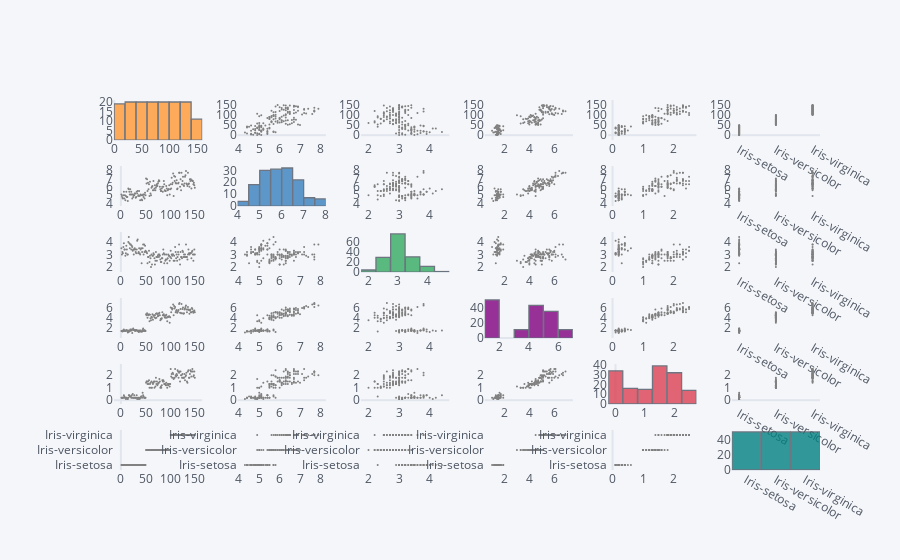

Notebook cell for this chart:
### Code cell
dfIrisDataset.scatter_matrix()

### Figure 1 — Plotly figure (JSON) as saved in the notebook; plotly's stock layout.template omitted (floating-point values rounded to 4 significant figures; data arrays with more than 128 entries replaced by an {"elided": "..."} marker saying what was removed)
{"data": [{"histfunc": "count", "histnorm": "", "marker": {"color": "rgba(255, 153, 51, 1.0)", "line": {"color": "#4D5663", "width": 1.3}}, "name": "Id", "nbinsx": 10, "opacity": 0.8, "orientation": "v", "type": "histogram", "x": {"elided": "150 int values"}, "xaxis": "x", "yaxis": "y"}, {"line": {"color": "rgba(128, 128, 128, 1.0)", "dash": "solid", "shape": "linear", "width": 1.3}, "marker": {"size": 2, "symbol": "circle"}, "mode": "markers", "name": "Id", "text": "", "type": "scatter", "x": {"elided": "150 float values"}, "xaxis": "x2", "y": {"elided": "150 int values"}, "yaxis": "y2"}, {"line": {"color": "rgba(128, 128, 128, 1.0)", "dash": "solid", "shape": "linear", "width": 1.3}, "marker": {"size": 2, "symbol": "circle"}, "mode": "markers", "name": "Id", "text": "", "type": "scatter", "x": {"elided": "150 float values"}, "xaxis": "x3", "y": {"elided": "150 int values"}, "yaxis": "y3"}, {"line": {"color": "rgba(128, 128, 128, 1.0)", "dash": "solid", "shape": "linear", "width": 1.3}, "marker": {"size": 2, "symbol": "circle"}, "mode": "markers", "name": "Id", "text": "", "type": "scatter", "x": {"elided": "150 float values"}, "xaxis": "x4", "y": {"elided": "150 int values"}, "yaxis": "y4"}, {"line": {"color": "rgba(128, 128, 128, 1.0)", "dash": "solid", "shape": "linear", "width": 1.3}, "marker": {"size": 2, "symbol": "circle"}, "mode": "markers", "name": "Id", "text": "", "type": "scatter", "x": {"elided": "150 float values"}, "xaxis": "x5", "y": {"elided": "150 int values"}, "yaxis": "y5"}, {"line": {"color": "rgba(128, 128, 128, 1.0)", "dash": "solid", "shape": "linear", "width": 1.3}, "marker": {"size": 2, "symbol": "circle"}, "mode": "markers", "name": "Id", "text": "", "type": "scatter", "x": {"elided": "150 str values"}, "xaxis": "x6", "y": {"elided": "150 int values"}, "yaxis": "y6"}, {"line": {"color": "rgba(128, 128, 128, 1.0)", "dash": "solid", "shape": "linear", "width": 1.3}, "marker": {"size": 2, "symbol": "circle"}, "mode": "markers", "name": "SepalLengthCm", "text": "", "type": "scatter", "x": {"elided": "150 int values"}, "xaxis": "x7", "y": {"elided": "150 float values"}, "yaxis": "y7"}, {"histfunc": "count", "histnorm": "", "marker": {"color": "rgba(55, 128, 191, 1.0)", "line": {"color": "#4D5663", "width": 1.3}}, "name": "SepalLengthCm", "nbinsx": 10, "opacity": 0.8, "orientation": "v", "type": "histogram", "x": {"elided": "150 float values"}, "xaxis": "x8", "yaxis": "y8"}, {"line": {"color": "rgba(128, 128, 128, 1.0)", "dash": "solid", "shape": "linear", "width": 1.3}, "marker": {"size": 2, "symbol": "circle"}, "mode": "markers", "name": "SepalLengthCm", "text": "", "type": "scatter", "x": {"elided": "150 float values"}, "xaxis": "x9", "y": {"elided": "150 float values"}, "yaxis": "y9"}, {"line": {"color": "rgba(128, 128, 128, 1.0)", "dash": "solid", "shape": "linear", "width": 1.3}, "marker": {"size": 2, "symbol": "circle"}, "mode": "markers", "name": "SepalLengthCm", "text": "", "type": "scatter", "x": {"elided": "150 float values"}, "xaxis": "x10", "y": {"elided": "150 float values"}, "yaxis": "y10"}, {"line": {"color": "rgba(128, 128, 128, 1.0)", "dash": "solid", "shape": "linear", "width": 1.3}, "marker": {"size": 2, "symbol": "circle"}, "mode": "markers", "name": "SepalLengthCm", "text": "", "type": "scatter", "x": {"elided": "150 float values"}, "xaxis": "x11", "y": {"elided": "150 float values"}, "yaxis": "y11"}, {"line": {"color": "rgba(128, 128, 128, 1.0)", "dash": "solid", "shape": "linear", "width": 1.3}, "marker": {"size": 2, "symbol": "circle"}, "mode": "markers", "name": "SepalLengthCm", "text": "", "type": "scatter", "x": {"elided": "150 str values"}, "xaxis": "x12", "y": {"elided": "150 float values"}, "yaxis": "y12"}, {"line": {"color": "rgba(128, 128, 128, 1.0)", "dash": "solid", "shape": "linear", "width": 1.3}, "marker": {"size": 2, "symbol": "circle"}, "mode": "markers", "name": "SepalWidthCm", "text": "", "type": "scatter", "x": {"elided": "150 int values"}, "xaxis": "x13", "y": {"elided": "150 float values"}, "yaxis": "y13"}, {"line": {"color": "rgba(128, 128, 128, 1.0)", "dash": "solid", "shape": "linear", "width": 1.3}, "marker": {"size": 2, "symbol": "circle"}, "mode": "markers", "name": "SepalWidthCm", "text": "", "type": "scatter", "x": {"elided": "150 float values"}, "xaxis": "x14", "y": {"elided": "150 float values"}, "yaxis": "y14"}, {"histfunc": "count", "histnorm": "", "marker": {"color": "rgba(50, 171, 96, 1.0)", "line": {"color": "#4D5663", "width": 1.3}}, "name": "SepalWidthCm", "nbinsx": 10, "opacity": 0.8, "orientation": "v", "type": "histogram", "x": {"elided": "150 float values"}, "xaxis": "x15", "yaxis": "y15"}, {"line": {"color": "rgba(128, 128, 128, 1.0)", "dash": "solid", "shape": "linear", "width": 1.3}, "marker": {"size": 2, "symbol": "circle"}, "mode": "markers", "name": "SepalWidthCm", "text": "", "type": "scatter", "x": {"elided": "150 float values"}, "xaxis": "x16", "y": {"elided": "150 float values"}, "yaxis": "y16"}, {"line": {"color": "rgba(128, 128, 128, 1.0)", "dash": "solid", "shape": "linear", "width": 1.3}, "marker": {"size": 2, "symbol": "circle"}, "mode": "markers", "name": "SepalWidthCm", "text": "", "type": "scatter", "x": {"elided": "150 float values"}, "xaxis": "x17", "y": {"elided": "150 float values"}, "yaxis": "y17"}, {"line": {"color": "rgba(128, 128, 128, 1.0)", "dash": "solid", "shape": "linear", "width": 1.3}, "marker": {"size": 2, "symbol": "circle"}, "mode": "markers", "name": "SepalWidthCm", "text": "", "type": "scatter", "x": {"elided": "150 str values"}, "xaxis": "x18", "y": {"elided": "150 float values"}, "yaxis": "y18"}, {"line": {"color": "rgba(128, 128, 128, 1.0)", "dash": "solid", "shape": "linear", "width": 1.3}, "marker": {"size": 2, "symbol": "circle"}, "mode": "markers", "name": "PetalLengthCm", "text": "", "type": "scatter", "x": {"elided": "150 int values"}, "xaxis": "x19", "y": {"elided": "150 float values"}, "yaxis": "y19"}, {"line": {"color": "rgba(128, 128, 128, 1.0)", "dash": "solid", "shape": "linear", "width": 1.3}, "marker": {"size": 2, "symbol": "circle"}, "mode": "markers", "name": "PetalLengthCm", "text": "", "type": "scatter", "x": {"elided": "150 float values"}, "xaxis": "x20", "y": {"elided": "150 float values"}, "yaxis": "y20"}, {"line": {"color": "rgba(128, 128, 128, 1.0)", "dash": "solid", "shape": "linear", "width": 1.3}, "marker": {"size": 2, "symbol": "circle"}, "mode": "markers", "name": "PetalLengthCm", "text": "", "type": "scatter", "x": {"elided": "150 float values"}, "xaxis": "x21", "y": {"elided": "150 float values"}, "yaxis": "y21"}, {"histfunc": "count", "histnorm": "", "marker": {"color": "rgba(128, 0, 128, 1.0)", "line": {"color": "#4D5663", "width": 1.3}}, "name": "PetalLengthCm", "nbinsx": 10, "opacity": 0.8, "orientation": "v", "type": "histogram", "x": {"elided": "150 float values"}, "xaxis": "x22", "yaxis": "y22"}, {"line": {"color": "rgba(128, 128, 128, 1.0)", "dash": "solid", "shape": "linear", "width": 1.3}, "marker": {"size": 2, "symbol": "circle"}, "mode": "markers", "name": "PetalLengthCm", "text": "", "type": "scatter", "x": {"elided": "150 float values"}, "xaxis": "x23", "y": {"elided": "150 float values"}, "yaxis": "y23"}, {"line": {"color": "rgba(128, 128, 128, 1.0)", "dash": "solid", "shape": "linear", "width": 1.3}, "marker": {"size": 2, "symbol": "circle"}, "mode": "markers", "name": "PetalLengthCm", "text": "", "type": "scatter", "x": {"elided": "150 str values"}, "xaxis": "x24", "y": {"elided": "150 float values"}, "yaxis": "y24"}, {"line": {"color": "rgba(128, 128, 128, 1.0)", "dash": "solid", "shape": "linear", "width": 1.3}, "marker": {"size": 2, "symbol": "circle"}, "mode": "markers", "name": "PetalWidthCm", "text": "", "type": "scatter", "x": {"elided": "150 int values"}, "xaxis": "x25", "y": {"elided": "150 float values"}, "yaxis": "y25"}, {"line": {"color": "rgba(128, 128, 128, 1.0)", "dash": "solid", "shape": "linear", "width": 1.3}, "marker": {"size": 2, "symbol": "circle"}, "mode": "markers", "name": "PetalWidthCm", "text": "", "type": "scatter", "x": {"elided": "150 float values"}, "xaxis": "x26", "y": {"elided": "150 float values"}, "yaxis": "y26"}, {"line": {"color": "rgba(128, 128, 128, 1.0)", "dash": "solid", "shape": "linear", "width": 1.3}, "marker": {"size": 2, "symbol": "circle"}, "mode": "markers", "name": "PetalWidthCm", "text": "", "type": "scatter", "x": {"elided": "150 float values"}, "xaxis": "x27", "y": {"elided": "150 float values"}, "yaxis": "y27"}, {"line": {"color": "rgba(128, 128, 128, 1.0)", "dash": "solid", "shape": "linear", "width": 1.3}, "marker": {"size": 2, "symbol": "circle"}, "mode": "markers", "name": "PetalWidthCm", "text": "", "type": "scatter", "x": {"elided": "150 float values"}, "xaxis": "x28", "y": {"elided": "150 float values"}, "yaxis": "y28"}, {"histfunc": "count", "histnorm": "", "marker": {"color": "rgba(219, 64, 82, 1.0)", "line": {"color": "#4D5663", "width": 1.3}}, "name": "PetalWidthCm", "nbinsx": 10, "opacity": 0.8, "orientation": "v", "type": "histogram", "x": {"elided": "150 float values"}, "xaxis": "x29", "yaxis": "y29"}, {"line": {"color": "rgba(128, 128, 128, 1.0)", "dash": "solid", "shape": "linear", "width": 1.3}, "marker": {"size": 2, "symbol": "circle"}, "mode": "markers", "name": "PetalWidthCm", "text": "", "type": "scatter", "x": {"elided": "150 str values"}, "xaxis": "x30", "y": {"elided": "150 float values"}, "yaxis": "y30"}, {"line": {"color": "rgba(128, 128, 128, 1.0)", "dash": "solid", "shape": "linear", "width": 1.3}, "marker": {"size": 2, "symbol": "circle"}, "mode": "markers", "name": "Species", "text": "", "type": "scatter", "x": {"elided": "150 int values"}, "xaxis": "x31", "y": {"elided": "150 str values"}, "yaxis": "y31"}, {"line": {"color": "rgba(128, 128, 128, 1.0)", "dash": "solid", "shape": "linear", "width": 1.3}, "marker": {"size": 2, "symbol": "circle"}, "mode": "markers", "name": "Species", "text": "", "type": "scatter", "x": {"elided": "150 float values"}, "xaxis": "x32", "y": {"elided": "150 str values"}, "yaxis": "y32"}, {"line": {"color": "rgba(128, 128, 128, 1.0)", "dash": "solid", "shape": "linear", "width": 1.3}, "marker": {"size": 2, "symbol": "circle"}, "mode": "markers", "name": "Species", "text": "", "type": "scatter", "x": {"elided": "150 float values"}, "xaxis": "x33", "y": {"elided": "150 str values"}, "yaxis": "y33"}, {"line": {"color": "rgba(128, 128, 128, 1.0)", "dash": "solid", "shape": "linear", "width": 1.3}, "marker": {"size": 2, "symbol": "circle"}, "mode": "markers", "name": "Species", "text": "", "type": "scatter", "x": {"elided": "150 float values"}, "xaxis": "x34", "y": {"elided": "150 str values"}, "yaxis": "y34"}, {"line": {"color": "rgba(128, 128, 128, 1.0)", "dash": "solid", "shape": "linear", "width": 1.3}, "marker": {"size": 2, "symbol": "circle"}, "mode": "markers", "name": "Species", "text": "", "type": "scatter", "x": {"elided": "150 float values"}, "xaxis": "x35", "y": {"elided": "150 str values"}, "yaxis": "y35"}, {"histfunc": "count", "histnorm": "", "marker": {"color": "rgba(0, 128, 128, 1.0)", "line": {"color": "#4D5663", "width": 1.3}}, "name": "Species", "nbinsx": 10, "opacity": 0.8, "orientation": "v", "type": "histogram", "x": {"elided": "150 str values"}, "xaxis": "x36", "yaxis": "y36"}], "layout": {"bargap": 0.02, "legend": {"bgcolor": "#F5F6F9", "font": {"color": "#4D5663"}}, "paper_bgcolor": "#F5F6F9", "plot_bgcolor": "#F5F6F9", "showlegend": false, "title": {"font": {"color": "#4D5663"}}, "xaxis": {"anchor": "y", "domain": [0, 0.125], "gridcolor": "#E1E5ED", "showgrid": false, "tickfont": {"color": "#4D5663"}, "title": {"font": {"color": "#4D5663"}, "text": ""}, "zerolinecolor": "#E1E5ED"}, "xaxis10": {"anchor": "y10", "domain": [0.525, 0.65], "gridcolor": "#E1E5ED", "showgrid": false, "tickfont": {"color": "#4D5663"}, "title": {"font": {"color": "#4D5663"}, "text": ""}, "zerolinecolor": "#E1E5ED"}, "xaxis11": {"anchor": "y11", "domain": [0.7, 0.825], "gridcolor": "#E1E5ED", "showgrid": false, "tickfont": {"color": "#4D5663"}, "title": {"font": {"color": "#4D5663"}, "text": ""}, "zerolinecolor": "#E1E5ED"}, "xaxis12": {"anchor": "y12", "domain": [0.875, 1], "gridcolor": "#E1E5ED", "showgrid": false, "tickfont": {"color": "#4D5663"}, "title": {"font": {"color": "#4D5663"}, "text": ""}, "zerolinecolor": "#E1E5ED"}, "xaxis13": {"anchor": "y13", "domain": [0, 0.125], "gridcolor": "#E1E5ED", "showgrid": false, "tickfont": {"color": "#4D5663"}, "title": {"font": {"color": "#4D5663"}, "text": ""}, "zerolinecolor": "#E1E5ED"}, "xaxis14": {"anchor": "y14", "domain": [0.175, 0.3], "gridcolor": "#E1E5ED", "showgrid": false, "tickfont": {"color": "#4D5663"}, "title": {"font": {"color": "#4D5663"}, "text": ""}, "zerolinecolor": "#E1E5ED"}, "xaxis15": {"anchor": "y15", "domain": [0.35, 0.475], "gridcolor": "#E1E5ED", "showgrid": false, "tickfont": {"color": "#4D5663"}, "title": {"font": {"color": "#4D5663"}, "text": ""}, "zerolinecolor": "#E1E5ED"}, "xaxis16": {"anchor": "y16", "domain": [0.525, 0.65], "gridcolor": "#E1E5ED", "showgrid": false, "tickfont": {"color": "#4D5663"}, "title": {"font": {"color": "#4D5663"}, "text": ""}, "zerolinecolor": "#E1E5ED"}, "xaxis17": {"anchor": "y17", "domain": [0.7, 0.825], "gridcolor": "#E1E5ED", "showgrid": false, "tickfont": {"color": "#4D5663"}, "title": {"font": {"color": "#4D5663"}, "text": ""}, "zerolinecolor": "#E1E5ED"}, "xaxis18": {"anchor": "y18", "domain": [0.875, 1], "gridcolor": "#E1E5ED", "showgrid": false, "tickfont": {"color": "#4D5663"}, "title": {"font": {"color": "#4D5663"}, "text": ""}, "zerolinecolor": "#E1E5ED"}, "xaxis19": {"anchor": "y19", "domain": [0, 0.125], "gridcolor": "#E1E5ED", "showgrid": false, "tickfont": {"color": "#4D5663"}, "title": {"font": {"color": "#4D5663"}, "text": ""}, "zerolinecolor": "#E1E5ED"}, "xaxis2": {"anchor": "y2", "domain": [0.175, 0.3], "gridcolor": "#E1E5ED", "showgrid": false, "tickfont": {"color": "#4D5663"}, "title": {"font": {"color": "#4D5663"}, "text": ""}, "zerolinecolor": "#E1E5ED"}, "xaxis20": {"anchor": "y20", "domain": [0.175, 0.3], "gridcolor": "#E1E5ED", "showgrid": false, "tickfont": {"color": "#4D5663"}, "title": {"font": {"color": "#4D5663"}, "text": ""}, "zerolinecolor": "#E1E5ED"}, "xaxis21": {"anchor": "y21", "domain": [0.35, 0.475], "gridcolor": "#E1E5ED", "showgrid": false, "tickfont": {"color": "#4D5663"}, "title": {"font": {"color": "#4D5663"}, "text": ""}, "zerolinecolor": "#E1E5ED"}, "xaxis22": {"anchor": "y22", "domain": [0.525, 0.65], "gridcolor": "#E1E5ED", "showgrid": false, "tickfont": {"color": "#4D5663"}, "title": {"font": {"color": "#4D5663"}, "text": ""}, "zerolinecolor": "#E1E5ED"}, "xaxis23": {"anchor": "y23", "domain": [0.7, 0.825], "gridcolor": "#E1E5ED", "showgrid": false, "tickfont": {"color": "#4D5663"}, "title": {"font": {"color": "#4D5663"}, "text": ""}, "zerolinecolor": "#E1E5ED"}, "xaxis24": {"anchor": "y24", "domain": [0.875, 1], "gridcolor": "#E1E5ED", "showgrid": false, "tickfont": {"color": "#4D5663"}, "title": {"font": {"color": "#4D5663"}, "text": ""}, "zerolinecolor": "#E1E5ED"}, "xaxis25": {"anchor": "y25", "domain": [0, 0.125], "gridcolor": "#E1E5ED", "showgrid": false, "tickfont": {"color": "#4D5663"}, "title": {"font": {"color": "#4D5663"}, "text": ""}, "zerolinecolor": "#E1E5ED"}, "xaxis26": {"anchor": "y26", "domain": [0.175, 0.3], "gridcolor": "#E1E5ED", "showgrid": false, "tickfont": {"color": "#4D5663"}, "title": {"font": {"color": "#4D5663"}, "text": ""}, "zerolinecolor": "#E1E5ED"}, "xaxis27": {"anchor": "y27", "domain": [0.35, 0.475], "gridcolor": "#E1E5ED", "showgrid": false, "tickfont": {"color": "#4D5663"}, "title": {"font": {"color": "#4D5663"}, "text": ""}, "zerolinecolor": "#E1E5ED"}, "xaxis28": {"anchor": "y28", "domain": [0.525, 0.65], "gridcolor": "#E1E5ED", "showgrid": false, "tickfont": {"color": "#4D5663"}, "title": {"font": {"color": "#4D5663"}, "text": ""}, "zerolinecolor": "#E1E5ED"}, "xaxis29": {"anchor": "y29", "domain": [0.7, 0.825], "gridcolor": "#E1E5ED", "showgrid": false, "tickfont": {"color": "#4D5663"}, "title": {"font": {"color": "#4D5663"}, "text": ""}, "zerolinecolor": "#E1E5ED"}, "xaxis3": {"anchor": "y3", "domain": [0.35, 0.475], "gridcolor": "#E1E5ED", "showgrid": false, "tickfont": {"color": "#4D5663"}, "title": {"font": {"color": "#4D5663"}, "text": ""}, "zerolinecolor": "#E1E5ED"}, "xaxis30": {"anchor": "y30", "domain": [0.875, 1], "gridcolor": "#E1E5ED", "showgrid": false, "tickfont": {"color": "#4D5663"}, "title": {"font": {"color": "#4D5663"}, "text": ""}, "zerolinecolor": "#E1E5ED"}, "xaxis31": {"anchor": "y31", "domain": [0, 0.125], "gridcolor": "#E1E5ED", "showgrid": false, "tickfont": {"color": "#4D5663"}, "title": {"font": {"color": "#4D5663"}, "text": ""}, "zerolinecolor": "#E1E5ED"}, "xaxis32": {"anchor": "y32", "domain": [0.175, 0.3], "gridcolor": "#E1E5ED", "showgrid": false, "tickfont": {"color": "#4D5663"}, "title": {"font": {"color": "#4D5663"}, "text": ""}, "zerolinecolor": "#E1E5ED"}, "xaxis33": {"anchor": "y33", "domain": [0.35, 0.475], "gridcolor": "#E1E5ED", "showgrid": false, "tickfont": {"color": "#4D5663"}, "title": {"font": {"color": "#4D5663"}, "text": ""}, "zerolinecolor": "#E1E5ED"}, "xaxis34": {"anchor": "y34", "domain": [0.525, 0.65], "gridcolor": "#E1E5ED", "showgrid": false, "tickfont": {"color": "#4D5663"}, "title": {"font": {"color": "#4D5663"}, "text": ""}, "zerolinecolor": "#E1E5ED"}, "xaxis35": {"anchor": "y35", "domain": [0.7, 0.825], "gridcolor": "#E1E5ED", "showgrid": false, "tickfont": {"color": "#4D5663"}, "title": {"font": {"color": "#4D5663"}, "text": ""}, "zerolinecolor": "#E1E5ED"}, "xaxis36": {"anchor": "y36", "domain": [0.875, 1], "gridcolor": "#E1E5ED", "showgrid": false, "tickfont": {"color": "#4D5663"}, "title": {"font": {"color": "#4D5663"}, "text": ""}, "zerolinecolor": "#E1E5ED"}, "xaxis4": {"anchor": "y4", "domain": [0.525, 0.65], "gridcolor": "#E1E5ED", "showgrid": false, "tickfont": {"color": "#4D5663"}, "title": {"font": {"color": "#4D5663"}, "text": ""}, "zerolinecolor": "#E1E5ED"}, "xaxis5": {"anchor": "y5", "domain": [0.7, 0.825], "gridcolor": "#E1E5ED", "showgrid": false, "tickfont": {"color": "#4D5663"}, "title": {"font": {"color": "#4D5663"}, "text": ""}, "zerolinecolor": "#E1E5ED"}, "xaxis6": {"anchor": "y6", "domain": [0.875, 1], "gridcolor": "#E1E5ED", "showgrid": false, "tickfont": {"color": "#4D5663"}, "title": {"font": {"color": "#4D5663"}, "text": ""}, "zerolinecolor": "#E1E5ED"}, "xaxis7": {"anchor": "y7", "domain": [0, 0.125], "gridcolor": "#E1E5ED", "showgrid": false, "tickfont": {"color": "#4D5663"}, "title": {"font": {"color": "#4D5663"}, "text": ""}, "zerolinecolor": "#E1E5ED"}, "xaxis8": {"anchor": "y8", "domain": [0.175, 0.3], "gridcolor": "#E1E5ED", "showgrid": false, "tickfont": {"color": "#4D5663"}, "title": {"font": {"color": "#4D5663"}, "text": ""}, "zerolinecolor": "#E1E5ED"}, "xaxis9": {"anchor": "y9", "domain": [0.35, 0.475], "gridcolor": "#E1E5ED", "showgrid": false, "tickfont": {"color": "#4D5663"}, "title": {"font": {"color": "#4D5663"}, "text": ""}, "zerolinecolor": "#E1E5ED"}, "yaxis": {"anchor": "x", "domain": [0.8917, 1.0], "gridcolor": "#E1E5ED", "showgrid": false, "tickfont": {"color": "#4D5663"}, "title": {"font": {"color": "#4D5663"}, "text": ""}, "zerolinecolor": "#E1E5ED"}, "yaxis10": {"anchor": "x10", "domain": [0.7133, 0.8217], "gridcolor": "#E1E5ED", "showgrid": false, "tickfont": {"color": "#4D5663"}, "title": {"font": {"color": "#4D5663"}, "text": ""}, "zerolinecolor": "#E1E5ED"}, "yaxis11": {"anchor": "x11", "domain": [0.7133, 0.8217], "gridcolor": "#E1E5ED", "showgrid": false, "tickfont": {"color": "#4D5663"}, "title": {"font": {"color": "#4D5663"}, "text": ""}, "zerolinecolor": "#E1E5ED"}, "yaxis12": {"anchor": "x12", "domain": [0.7133, 0.8217], "gridcolor": "#E1E5ED", "showgrid": false, "tickfont": {"color": "#4D5663"}, "title": {"font": {"color": "#4D5663"}, "text": ""}, "zerolinecolor": "#E1E5ED"}, "yaxis13": {"anchor": "x13", "domain": [0.535, 0.6433], "gridcolor": "#E1E5ED", "showgrid": false, "tickfont": {"color": "#4D5663"}, "title": {"font": {"color": "#4D5663"}, "text": ""}, "zerolinecolor": "#E1E5ED"}, "yaxis14": {"anchor": "x14", "domain": [0.535, 0.6433], "gridcolor": "#E1E5ED", "showgrid": false, "tickfont": {"color": "#4D5663"}, "title": {"font": {"color": "#4D5663"}, "text": ""}, "zerolinecolor": "#E1E5ED"}, "yaxis15": {"anchor": "x15", "domain": [0.535, 0.6433], "gridcolor": "#E1E5ED", "showgrid": false, "tickfont": {"color": "#4D5663"}, "title": {"font": {"color": "#4D5663"}, "text": ""}, "zerolinecolor": "#E1E5ED"}, "yaxis16": {"anchor": "x16", "domain": [0.535, 0.6433], "gridcolor": "#E1E5ED", "showgrid": false, "tickfont": {"color": "#4D5663"}, "title": {"font": {"color": "#4D5663"}, "text": ""}, "zerolinecolor": "#E1E5ED"}, "yaxis17": {"anchor": "x17", "domain": [0.535, 0.6433], "gridcolor": "#E1E5ED", "showgrid": false, "tickfont": {"color": "#4D5663"}, "title": {"font": {"color": "#4D5663"}, "text": ""}, "zerolinecolor": "#E1E5ED"}, "yaxis18": {"anchor": "x18", "domain": [0.535, 0.6433], "gridcolor": "#E1E5ED", "showgrid": false, "tickfont": {"color": "#4D5663"}, "title": {"font": {"color": "#4D5663"}, "text": ""}, "zerolinecolor": "#E1E5ED"}, "yaxis19": {"anchor": "x19", "domain": [0.3567, 0.465], "gridcolor": "#E1E5ED", "showgrid": false, "tickfont": {"color": "#4D5663"}, "title": {"font": {"color": "#4D5663"}, "text": ""}, "zerolinecolor": "#E1E5ED"}, "yaxis2": {"anchor": "x2", "domain": [0.8917, 1.0], "gridcolor": "#E1E5ED", "showgrid": false, "tickfont": {"color": "#4D5663"}, "title": {"font": {"color": "#4D5663"}, "text": ""}, "zerolinecolor": "#E1E5ED"}, "yaxis20": {"anchor": "x20", "domain": [0.3567, 0.465], "gridcolor": "#E1E5ED", "showgrid": false, "tickfont": {"color": "#4D5663"}, "title": {"font": {"color": "#4D5663"}, "text": ""}, "zerolinecolor": "#E1E5ED"}, "yaxis21": {"anchor": "x21", "domain": [0.3567, 0.465], "gridcolor": "#E1E5ED", "showgrid": false, "tickfont": {"color": "#4D5663"}, "title": {"font": {"color": "#4D5663"}, "text": ""}, "zerolinecolor": "#E1E5ED"}, "yaxis22": {"anchor": "x22", "domain": [0.3567, 0.465], "gridcolor": "#E1E5ED", "showgrid": false, "tickfont": {"color": "#4D5663"}, "title": {"font": {"color": "#4D5663"}, "text": ""}, "zerolinecolor": "#E1E5ED"}, "yaxis23": {"anchor": "x23", "domain": [0.3567, 0.465], "gridcolor": "#E1E5ED", "showgrid": false, "tickfont": {"color": "#4D5663"}, "title": {"font": {"color": "#4D5663"}, "text": ""}, "zerolinecolor": "#E1E5ED"}, "yaxis24": {"anchor": "x24", "domain": [0.3567, 0.465], "gridcolor": "#E1E5ED", "showgrid": false, "tickfont": {"color": "#4D5663"}, "title": {"font": {"color": "#4D5663"}, "text": ""}, "zerolinecolor": "#E1E5ED"}, "yaxis25": {"anchor": "x25", "domain": [0.1783, 0.2867], "gridcolor": "#E1E5ED", "showgrid": false, "tickfont": {"color": "#4D5663"}, "title": {"font": {"color": "#4D5663"}, "text": ""}, "zerolinecolor": "#E1E5ED"}, "yaxis26": {"anchor": "x26", "domain": [0.1783, 0.2867], "gridcolor": "#E1E5ED", "showgrid": false, "tickfont": {"color": "#4D5663"}, "title": {"font": {"color": "#4D5663"}, "text": ""}, "zerolinecolor": "#E1E5ED"}, "yaxis27": {"anchor": "x27", "domain": [0.1783, 0.2867], "gridcolor": "#E1E5ED", "showgrid": false, "tickfont": {"color": "#4D5663"}, "title": {"font": {"color": "#4D5663"}, "text": ""}, "zerolinecolor": "#E1E5ED"}, "yaxis28": {"anchor": "x28", "domain": [0.1783, 0.2867], "gridcolor": "#E1E5ED", "showgrid": false, "tickfont": {"color": "#4D5663"}, "title": {"font": {"color": "#4D5663"}, "text": ""}, "zerolinecolor": "#E1E5ED"}, "yaxis29": {"anchor": "x29", "domain": [0.1783, 0.2867], "gridcolor": "#E1E5ED", "showgrid": false, "tickfont": {"color": "#4D5663"}, "title": {"font": {"color": "#4D5663"}, "text": ""}, "zerolinecolor": "#E1E5ED"}, "yaxis3": {"anchor": "x3", "domain": [0.8917, 1.0], "gridcolor": "#E1E5ED", "showgrid": false, "tickfont": {"color": "#4D5663"}, "title": {"font": {"color": "#4D5663"}, "text": ""}, "zerolinecolor": "#E1E5ED"}, "yaxis30": {"anchor": "x30", "domain": [0.1783, 0.2867], "gridcolor": "#E1E5ED", "showgrid": false, "tickfont": {"color": "#4D5663"}, "title": {"font": {"color": "#4D5663"}, "text": ""}, "zerolinecolor": "#E1E5ED"}, "yaxis31": {"anchor": "x31", "domain": [0, 0.1083], "gridcolor": "#E1E5ED", "showgrid": false, "tickfont": {"color": "#4D5663"}, "title": {"font": {"color": "#4D5663"}, "text": ""}, "zerolinecolor": "#E1E5ED"}, "yaxis32": {"anchor": "x32", "domain": [0, 0.1083], "gridcolor": "#E1E5ED", "showgrid": false, "tickfont": {"color": "#4D5663"}, "title": {"font": {"color": "#4D5663"}, "text": ""}, "zerolinecolor": "#E1E5ED"}, "yaxis33": {"anchor": "x33", "domain": [0, 0.1083], "gridcolor": "#E1E5ED", "showgrid": false, "tickfont": {"color": "#4D5663"}, "title": {"font": {"color": "#4D5663"}, "text": ""}, "zerolinecolor": "#E1E5ED"}, "yaxis34": {"anchor": "x34", "domain": [0, 0.1083], "gridcolor": "#E1E5ED", "showgrid": false, "tickfont": {"color": "#4D5663"}, "title": {"font": {"color": "#4D5663"}, "text": ""}, "zerolinecolor": "#E1E5ED"}, "yaxis35": {"anchor": "x35", "domain": [0, 0.1083], "gridcolor": "#E1E5ED", "showgrid": false, "tickfont": {"color": "#4D5663"}, "title": {"font": {"color": "#4D5663"}, "text": ""}, "zerolinecolor": "#E1E5ED"}, "yaxis36": {"anchor": "x36", "domain": [0, 0.1083], "gridcolor": "#E1E5ED", "showgrid": false, "tickfont": {"color": "#4D5663"}, "title": {"font": {"color": "#4D5663"}, "text": ""}, "zerolinecolor": "#E1E5ED"}, "yaxis4": {"anchor": "x4", "domain": [0.8917, 1.0], "gridcolor": "#E1E5ED", "showgrid": false, "tickfont": {"color": "#4D5663"}, "title": {"font": {"color": "#4D5663"}, "text": ""}, "zerolinecolor": "#E1E5ED"}, "yaxis5": {"anchor": "x5", "domain": [0.8917, 1.0], "gridcolor": "#E1E5ED", "showgrid": false, "tickfont": {"color": "#4D5663"}, "title": {"font": {"color": "#4D5663"}, "text": ""}, "zerolinecolor": "#E1E5ED"}, "yaxis6": {"anchor": "x6", "domain": [0.8917, 1.0], "gridcolor": "#E1E5ED", "showgrid": false, "tickfont": {"color": "#4D5663"}, "title": {"font": {"color": "#4D5663"}, "text": ""}, "zerolinecolor": "#E1E5ED"}, "yaxis7": {"anchor": "x7", "domain": [0.7133, 0.8217], "gridcolor": "#E1E5ED", "showgrid": false, "tickfont": {"color": "#4D5663"}, "title": {"font": {"color": "#4D5663"}, "text": ""}, "zerolinecolor": "#E1E5ED"}, "yaxis8": {"anchor": "x8", "domain": [0.7133, 0.8217], "gridcolor": "#E1E5ED", "showgrid": false, "tickfont": {"color": "#4D5663"}, "title": {"font": {"color": "#4D5663"}, "text": ""}, "zerolinecolor": "#E1E5ED"}, "yaxis9": {"anchor": "x9", "domain": [0.7133, 0.8217], "gridcolor": "#E1E5ED", "showgrid": false, "tickfont": {"color": "#4D5663"}, "title": {"font": {"color": "#4D5663"}, "text": ""}, "zerolinecolor": "#E1E5ED"}}}
